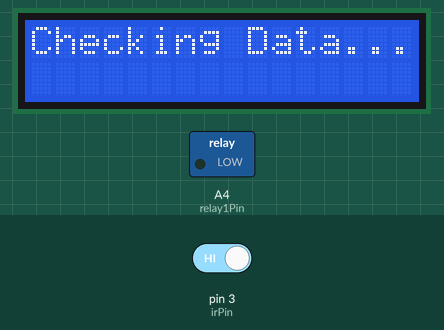
A sketch run on a simulated Arduino Uno, built with avr-gcc and run on an emulated ATmega328P. On the bench: 16×2 character LCD, switched loads named in the sketch (green lamp = pin HIGH). Inputs (shaded band) come from the test bench; at power-on: pin 3 (irPin) HIGH.

Above: at 4.2 s.
4.3 s: pin 3 (irPin) driven LOW
At 5.2 s:
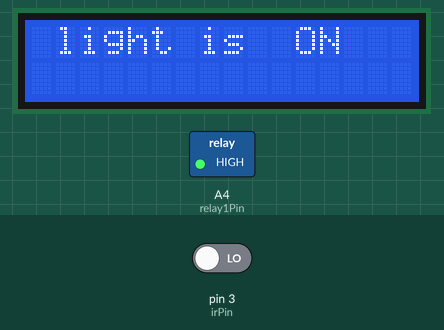
At 15.5 s:
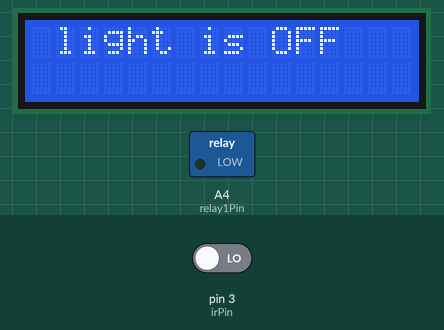
Timing chart, 0 to 21.0 s (numbered marks = the images above; inputs shaded):
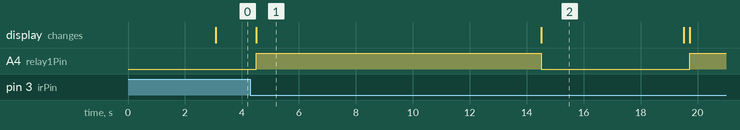

Measured:
- after the input at 4.3 s, A4 (relay1Pin): LOW → HIGH after 0.20 s, → LOW 10.0 s later, → HIGH 5.2 s later; the display: changes after 0.21 s (image 1)
- what the display in image 1 shows lasts 10.0 s, from 4.5 s to 14.5 s

The sketch:

automatic_on_off_of__light_using_bluetooth.ino
```cpp
#include <LiquidCrystal.h>
#include <SoftwareSerial.h>
LiquidCrystal lcd(10, 11, 4, 5, 6, 7);
const int irPin = 3;
const int relay1Pin = A4;
int relay1State = 0;
int pinNumber;
int irState = 0;


SoftwareSerial bluetooth(12, 13);


void setup()
{
  pinMode(relay1Pin, OUTPUT);
   pinMode(irPin, INPUT);
  relay1State = LOW; //initally relay will be off state
  digitalWrite(relay1Pin, relay1State);
  Serial.begin(9600);
  bluetooth.begin(9600);
  lcd.begin(16, 2);
  lcd.print("control the device using bluetooth");
  lcd.setCursor(0, 1);
  lcd.print("Bluetooth connection");
  delay(3000);
}
void loop()
{
   lcd.clear();
  lcd.print("Checking Data...");
  delay(200);

  while (bluetooth.available())  //check if any data received
  {
    if (bluetooth.find("s"))
    {
      char d = bluetooth.read();

      if (d== '1')  //relay will be on if u enter 's1' in ur mobile using "bluetooth terminal app"
    {
  relay1State = HIGH;
  digitalWrite(relay1Pin, relay1State);
  lcd.clear();
  lcd.print(" light is ON"); //relay's output can be light,fan,tv,etc......
  delay(2000);

    }
   if (d== '2')
    {
  relay1State = LOW;
  digitalWrite(relay1Pin, relay1State);
  lcd.clear();
  lcd.print(" light is OFF");
  delay(2000);

}
    }
  }


//==============================================================


  irState = digitalRead(irPin);   // if u touch the ir-sensor light will be on for 10sec after 10sec it will off automatically

  if (irState == LOW)
  {
    lcd.clear();

    Serial.begin(9600);
     relay1State = HIGH;
  digitalWrite(relay1Pin, relay1State);
  lcd.clear();
  lcd.print(" light is  ON");
  delay(10000);
  }
   //delay(1000);
   if (irState == LOW)
  {
    lcd.clear();

    Serial.begin(9600);
     relay1State = LOW;
  digitalWrite(relay1Pin, relay1State);
  lcd.clear();
  lcd.print(" light is OFF");
  delay(5000);


    lcd.clear();
  }
}
```
